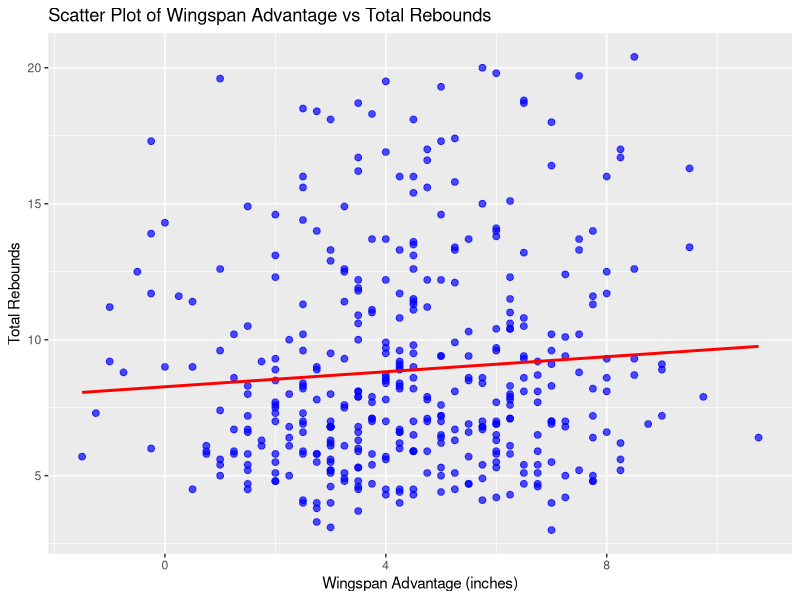
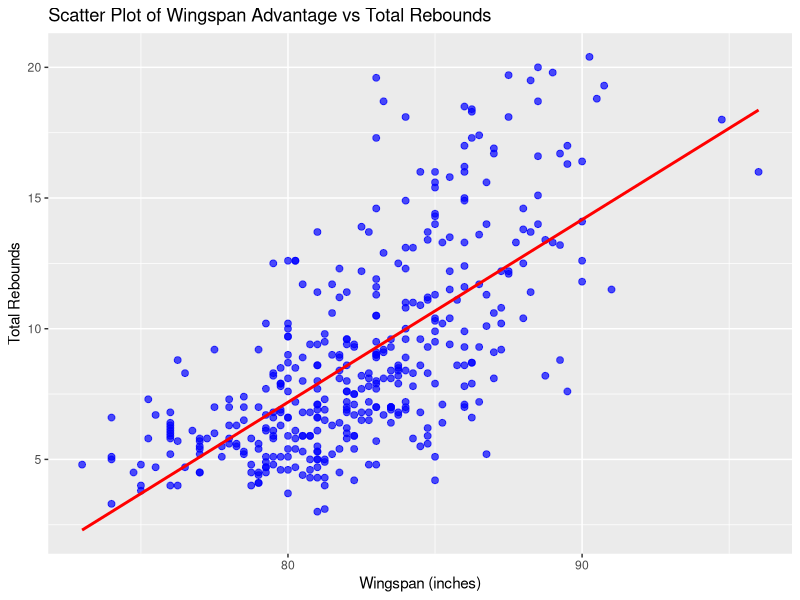
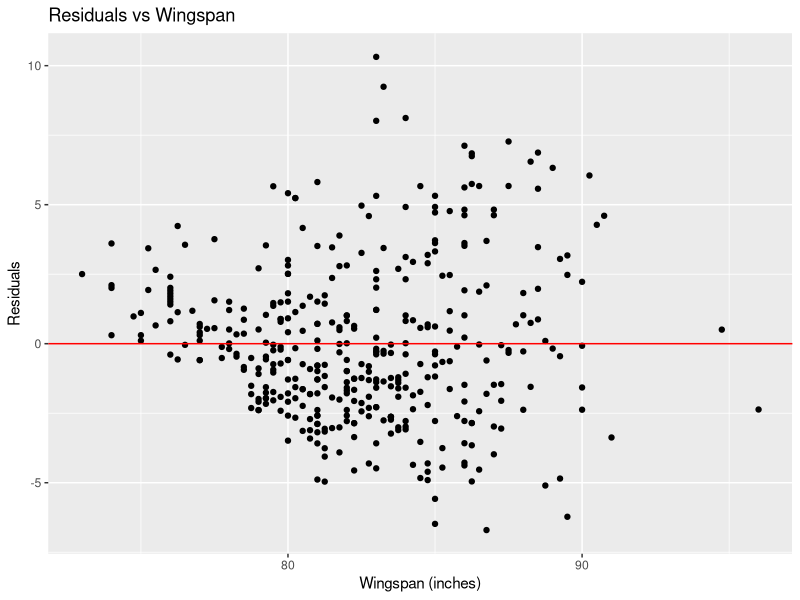
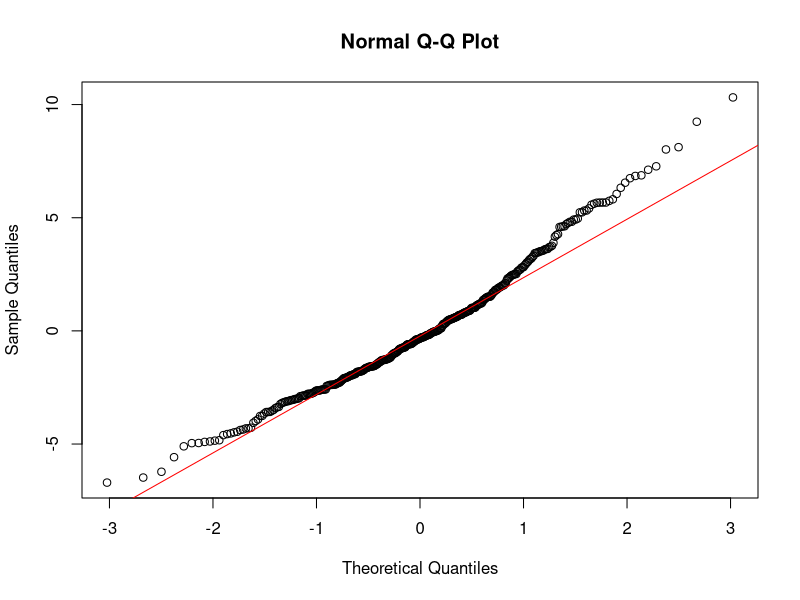

Write the R code that produced these figures, in order.
rm(list=ls())
# Jan Blackburn
# Math 261A
# Project 1 R-Code

# Importing Raw Data and Cleaning Up
# Original data url: https://data.scorenetwork.org/basketball/nba_wingspans_and_performance.html

# Importing needed libraries
library(ggplot2)

# Importing and Cleaning the data file
trb_data = read.csv("nba_wingspan_data.csv")
head(trb_data)
summary(trb_data)
trb_data = na.omit(trb_data)
summary(trb_data)

# Generating a scatter plot to visually inspect the response and predictor variables
ggplot(trb_data, aes(x=wingspan_advantage, y=trb))+
  geom_point(color="blue", size=2, alpha=0.7)+
  geom_smooth(method="lm", color="red",linetype="solid",se=FALSE)+
  labs(title="Scatter Plot of Wingspan Advantage vs Total Rebounds",
       x="Wingspan Advantage (inches)",
       y="Total Rebounds")


ggplot(trb_data, aes(x=wingspan_inches, y=trb))+
  geom_point(color="blue", size=2, alpha=0.7)+
  geom_smooth(method="lm", color="red",linetype="solid",se=FALSE)+
  labs(title="Scatter Plot of Wingspan Advantage vs Total Rebounds",
       x="Wingspan (inches)",
       y="Total Rebounds")

# Running the simple regression model
model = lm(trb ~ wingspan_inches, data = trb_data)
summary(model)

# Adding the residuals and fitted data to the data frame
trb_data$residuals = resid(model)
trb_data$fitted = fitted(model)

# Residual plot: evaluate independence and constant variance of the residuals
ggplot(trb_data, aes(x=wingspan_inches, y=residuals))+
  geom_point()+
  scale_x_continuous(breaks=seq(70,120, by=10))+
  geom_hline(yintercept = 0, color="red")+
  labs(title="Residuals vs Wingspan", x="Wingspan (inches)", y="Residuals")

# Q-Q plot: Evaluate normality of the residuals
qqnorm(resid(model))
qqline(resid(model), col="red")

# Write the modified data to a new csv file
write.csv(trb_data, "trb_data_2.csv", row.names = FALSE)


